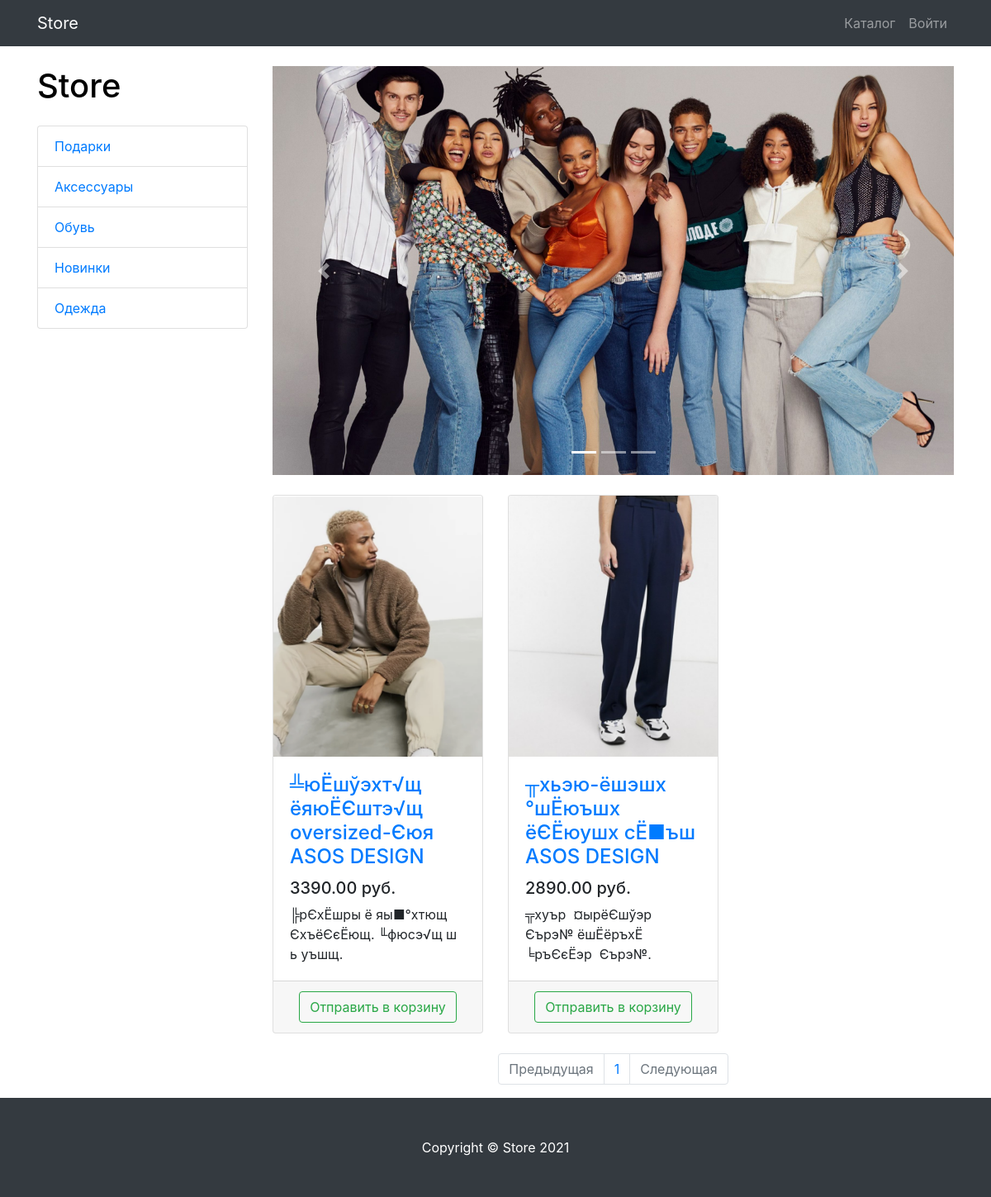
Screenshot of /products/2/ with the database file from the repository.
### products/models.py (models this page shows, shortened)
class ProductCategory(models.Model):
    name = models.CharField(max_length=64, unique=True) #unique уникальность поля
    description = models.TextField(blank=True)
    class Meta:
        verbose_name_plural = 'Product Categories'

class Product(models.Model):
    name = models.CharField(max_length=256)
    image = models.ImageField(upload_to='products_images', blank=True)
    description = models.TextField(blank=True)
    short_description = models.CharField(max_length=64, blank=True)
    price = models.DecimalField(max_digits=8, decimal_places=2, default=0)
    quantity = models.PositiveIntegerField(default=0)
    category = models.ForeignKey(ProductCategory, on_delete=models.CASCADE)

### products/views.py (the view)
# urls.py: path('', products, name='index'),
def products(request, category_id=None, page=1):
    context = {
        'title': 'Store - каталог',
        'categories': ProductCategory.objects.all(),
    }
    if category_id:
        products = Product.objects.filter(category_id=category_id)
    else:
        products = Product.objects.all()
    paginator = Paginator(products, 3)
    products_paginator = paginator.page(page)
    context.update({'products': products_paginator})
    return render(request, 'products/products.html', context)

### products/templates/products/products.html (shortened to what this page needs)
{% extends 'products/base.html' %}
{% load static %}
{% block css %}
    <link href="{% static 'css/products.css' %}" rel="stylesheet">
{% endblock %}
{% block content %}
    <div class="container">
        <div class="row">
            <div class="col-lg-3">
                <h1 class="my-4">
                    <a href="{% url 'products:index' %}" style="color:black">
                       Store
                    </a>
                </h1>
                <div class="list-group">
                    {% for category in  categories %}
                        <a href="{% url 'products:category' category.id %}"
                           class="list-group-item">
                            {{ category.name }}
                        </a>
                    {% endfor %}
                </div>
            </div>
            <div class="col-lg-9">
                <div id="carouselExampleIndicators" class="carousel slide my-4" data-ride="carousel">
                    <ol class="carousel-indicators">
                        <li data-target="#carouselExampleIndicators" data-slide-to="0" class="active"></li>
                        <li data-target="#carouselExampleIndicators" data-slide-to="1"></li>
                        <li data-target="#carouselExampleIndicators" data-slide-to="2"></li>
                    </ol>
                    <div class="carousel-inner" role="listbox">
                        <div class="carousel-item active">
                            <img class="d-block img-fluid" src="{% static 'vendor/img/slides/slide-1.jpg' %}" alt="First slide">
                        </div>
                    </div>
                    <a class="carousel-control-prev" href="#carouselExampleIndicators" role="button" data-slide="prev">
                        <span class="carousel-control-prev-icon" aria-hidden="true"></span>
                    </a>
                    <a class="carousel-control-next" href="#carouselExampleIndicators" role="button" data-slide="next">
                        <span class="carousel-control-next-icon" aria-hidden="true"></span>
                    </a>
                </div>
                <div class="row">
                    {% for product in products %}
                        <div class="col-lg-4 col-md-6 mb-4">
                        <div class="card h-100">
                            <a href="#">
                                <img class="card-img-top"
                                     src="/media/{{ product.image }}"
                                     alt="">
                            </a>
                            <div class="card-body">
                                <h4 class="card-title">
                                    <a href="#">{{ product.name }}</a>
                                </h4>
                                <h5>{{ product.price }} руб.</h5>
                                <p class="card-text">{{ product.short_description }}</p>
                            </div>
                            <div class="card-footer text-center">
                                <a href="{% url 'products:basket_add' product.id %}">
                                    <button type="button" class="btn btn-outline-success">
                                        Отправить в корзину
                                    </button>
                                </a>
                            </div>
                        </div>
                    </div>
                    {% endfor %}
                </div>
                <nav aria-label="Page navigation example">
                    <ul class="pagination justify-content-center">
                        <li class="page-item {% if not products.has_previous %} disabled {% endif %}">
                            <a class="page-link"
                               href="{% if products.has_previous %} {% url 'products:page' products.previous_page_number %} {% else %} # {% endif %}"
                               tabindex="-1" aria-disabled="true">
                                Предыдущая
                            </a>
                        </li>
                        {% for page in products.paginator.page_range %}
                        <li class="page-item">
                            <a class="page-link" href="{% url 'products:page' page %}">
                                {{ page }}
                            </a>
                        </li>
                        {% endfor %}
                        <li class="page-item">
                        <li class="page-item {% if not products.has_next %} disabled {% endif %}">
                            <a class="page-link"
                               href="{% if products.has_next %} {% url 'products:page' products.next_page_number %} {% else %} # {% endif %}">
                                Следующая
                            </a>
                        </li>
                    </ul>
                </nav>
            </div>
        </div>
    </div>
{% endblock %}
{% block footer %}
    <footer class="py-5 bg-dark">
        <div class="container">
            <p class="m-0 text-center text-white">Copyright &copy; Store 2021</p>
        </div>
    </footer>
{% endblock %}

### static/css/products.css (style rules this page uses)
body { padding-top: 56px; }

### rows the page displays
ProductCategory: name "Подарки"
ProductCategory: name "Аксессуары"
ProductCategory: name "Обувь"
ProductCategory: name "Новинки"
ProductCategory: name "Одежда"
Product: image (picture), name "╩юЁшўэхт√щ ёяюЁЄштэ√щ oversized-Єюя ASOS DESIGN", price "3390.00", short_description "╠рЄхЁшры ё яы■°хтющ ЄхъёЄєЁющ. ╙фюсэ√щ ш ь уъшщ."
Product: image (picture), name "╥хьэю-ёшэшх °шЁюъшх ёЄЁюушх сЁ■ъш ASOS DESIGN", price "2890.00", short_description "╦хуър ¤ырёЄшўэр Єърэ№ ёшЁёръхЁ ╘ръЄєЁэр Єърэ№."

### other values shown
{{ page }} "1"
